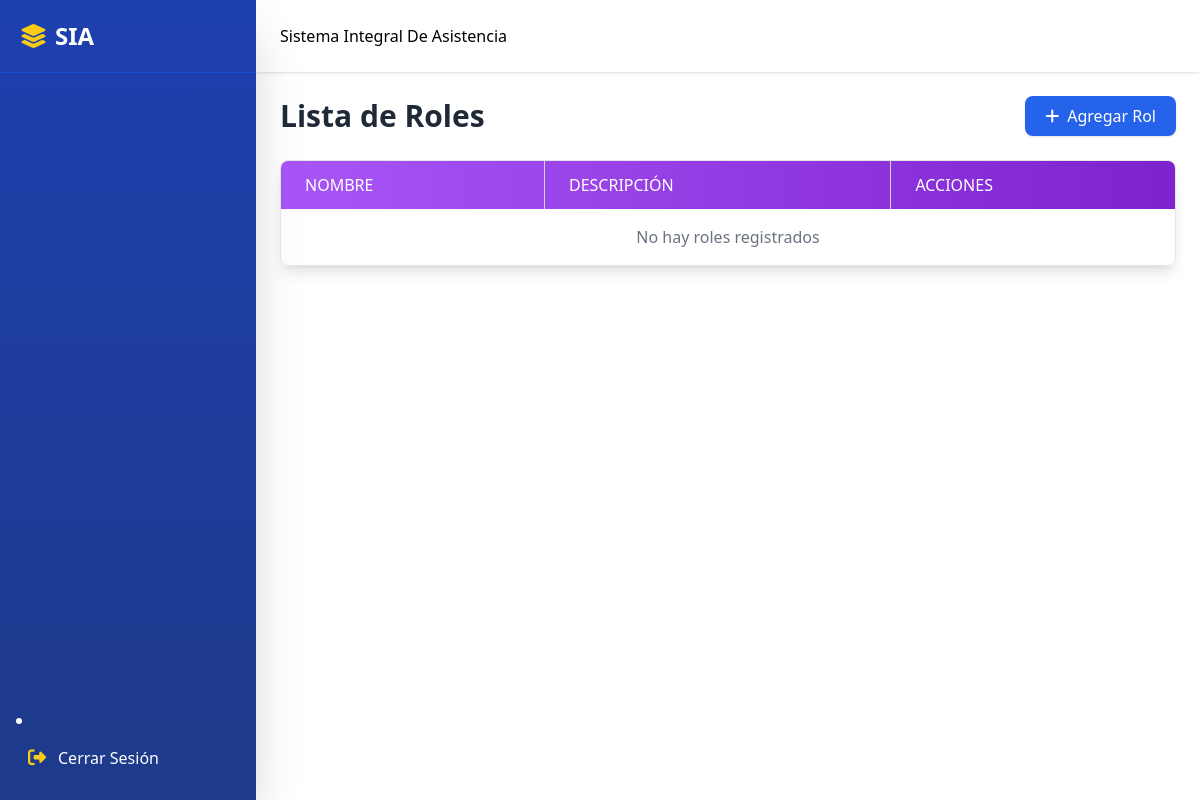
Before: /roles.php (signed in) with the older database file.
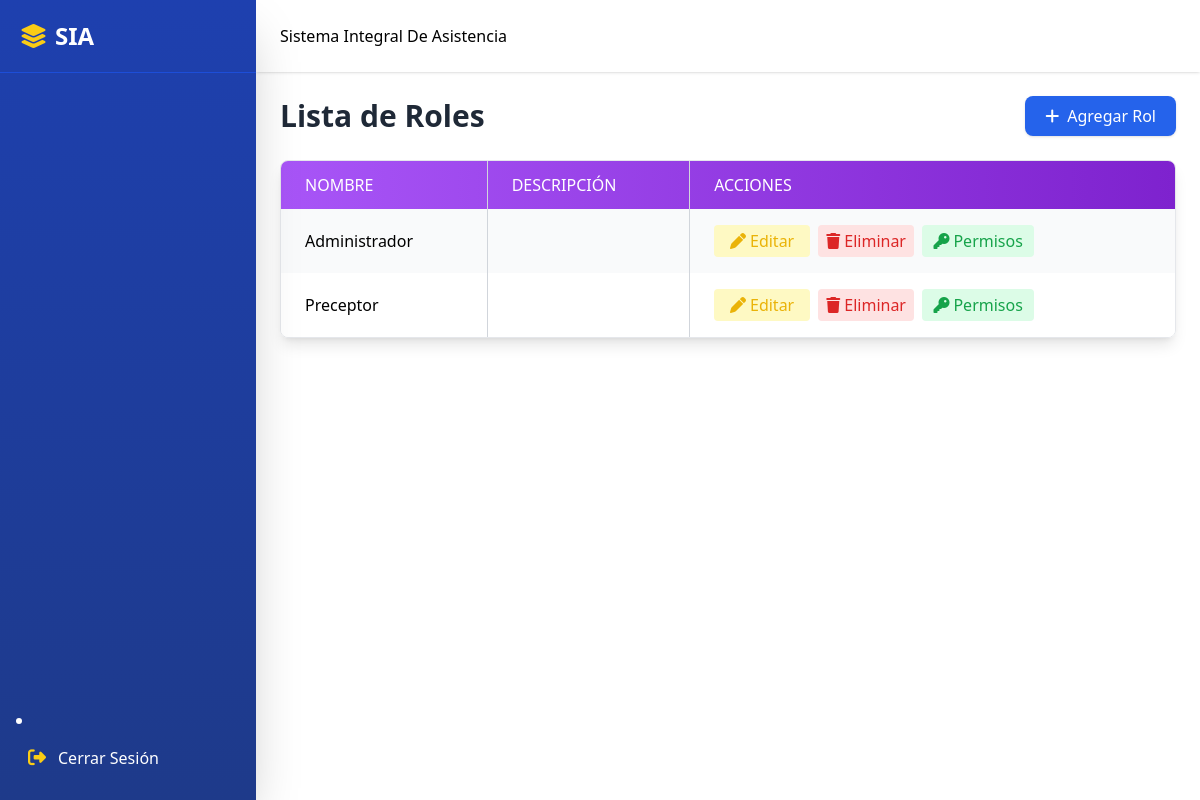
After: the same page with the newer database file.
### tables this page shows
CREATE TABLE `roles` (
  `role_id` int(11) NOT NULL,
  `name` varchar(50) NOT NULL,
  `description` varchar(255) DEFAULT NULL,
  `created_at` timestamp NOT NULL DEFAULT current_timestamp()
);

### roles.php (the view, shortened to what this page needs)
<?php
include 'includes/header.php';
include 'includes/sidebar.php';
include 'includes/navbar.php';
include 'includes/conn.php';
?>
<div class="flex-1 md:ml-64 transition-all duration-300">
  <br><br><br>
  <main class="pt-20 p-4 md:p-6">
    <div class="flex flex-col md:flex-row justify-between items-start md:items-center mb-6 gap-3 md:gap-0">
      <h1 class="text-3xl font-bold text-gray-800">Lista de Roles</h1>
      <a href="javascript:void(0)" onclick="openModal('addRoleModal')" class="inline-flex items-center bg-blue-600 text-white px-5 py-2 rounded-lg shadow hover:bg-blue-700 transition w-full md:w-auto justify-center">
        <i class="fa-solid fa-plus mr-2"></i> Agregar Rol
      </a>
    </div>
    <div class="overflow-x-auto rounded-lg shadow-lg border border-gray-200">
      <table class="min-w-full border-collapse" id="rolesTable">
        <thead class="bg-gradient-to-r from-purple-500 to-purple-700 text-white">
          <tr>
            <th class="px-4 md:px-6 py-3 border-r border-gray-300 text-left font-medium uppercase">Nombre</th>
            <th class="px-4 md:px-6 py-3 border-r border-gray-300 text-left font-medium uppercase">Descripción</th>
            <th class="px-4 md:px-6 py-3 text-left font-medium uppercase">Acciones</th>
          </tr>
        </thead>
        <tbody>
          <?php
          try {
              $sql = "SELECT * FROM roles ORDER BY role_id ASC";
              $stmt = $conn->query($sql);
              $roles = $stmt->fetchAll();
              if ($roles) {
                  foreach ($roles as $i => $role) {
                      $rowClass = $i % 2 === 0 ? 'bg-gray-50' : 'bg-white';
                      echo "<tr class='hover:bg-gray-100 {$rowClass}'>";
                      echo "<td class='px-4 md:px-6 py-4 border-r border-gray-300'>{$role['name']}</td>";
                      echo "<td class='px-4 md:px-6 py-4 border-r border-gray-300'>{$role['description']}</td>";
                      echo "<td class='px-4 md:px-6 py-4 flex flex-wrap gap-2'>";
                      echo "<a href='javascript:void(0)' onclick='openEditModalRole(".json_encode($role).")' class='text-yellow-500 hover:text-yellow-700 bg-yellow-100 px-3 py-1 rounded flex items-center justify-center w-24'>
                              <i class='fa-solid fa-pen mr-1'></i>Editar
                            </a>";
                      echo "<a href='roles_back/delete_role.php?id={$role['role_id']}' class='text-red-600 hover:text-red-800 bg-red-100 px-3 py-1 rounded flex items-center justify-center w-24' onclick=\"return confirm('¿Estás seguro de eliminar este rol?')\">
                              <i class='fa-solid fa-trash mr-1'></i>Eliminar
                            </a>";
                      echo "<a href='javascript:void(0)' onclick='openPermissionsModal({$role['role_id']}, \"{$role['name']}\")' class='text-green-600 hover:text-green-800 bg-green-100 px-3 py-1 rounded flex items-center justify-center w-28'>
                              <i class='fa-solid fa-key mr-1'></i>Permisos
                            </a>";
                      echo "</td>";
                      echo "</tr>";
                  }
              } else {
                  echo "<tr><td colspan='3' class='px-4 md:px-6 py-4 text-center text-gray-500'>No hay roles registrados</td></tr>";
              }
          } catch (PDOException $e) {
              echo "<tr><td colspan='3' class='px-4 md:px-6 py-4 text-center text-red-600'>Error: {$e->getMessage()}</td></tr>";
          }
          ?>
        </tbody>
      </table>
    </div>
  </main>
</div>

Changed rows visible on the page:
added roles: name "Administrador"
added roles: name "Preceptor"
Other visible differences:
text no longer shown: "No hay roles registrados"
